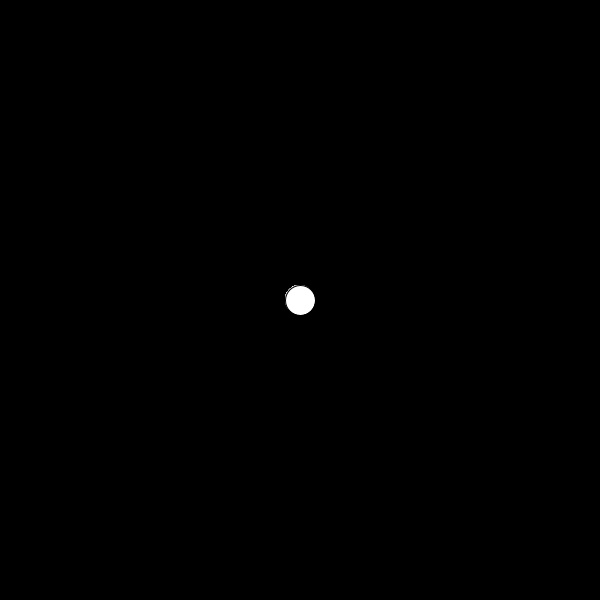
Frame 1 (no input)
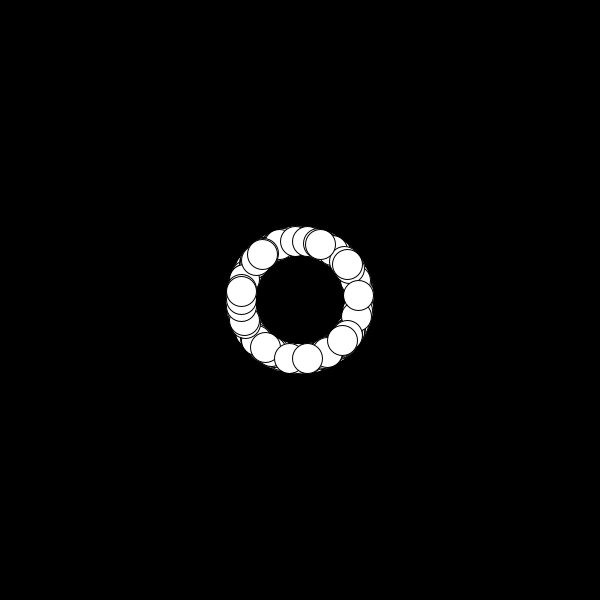
Frame 60 (the mouse pressed at the canvas centre just before this capture)
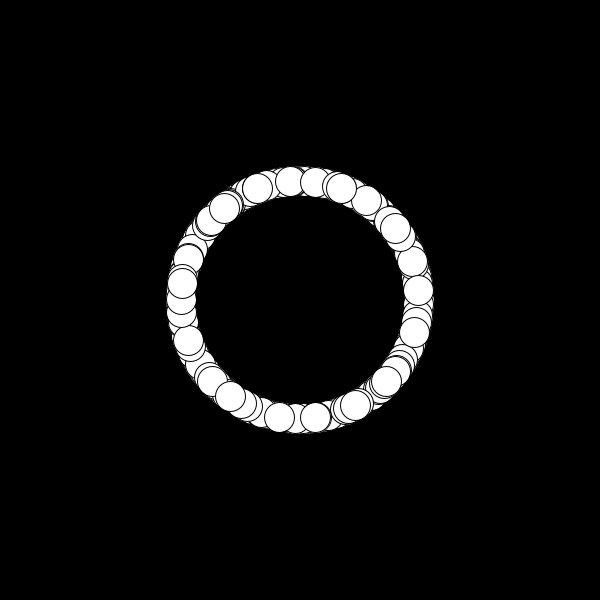
Frame 120 (the mouse held since frame 60 and released just before this capture)

The Processing sketch that drew these frames (run headless with seeded random() and noise(); from frame 60 on, the mouse is pressed at the canvas centre):

// Processing sketch: BouncingWithVectors
// ── BouncingWithVectors.pde
//declare variables
int count= 1000;
float []diam = new float [count];
PVector []loc= new PVector [count]; 
PVector []vel= new PVector [count];

void setup() {
  //set size of canvas
  size(600, 600);
  for (int i = 0; i < count; i++) {
    //initialize variables
    loc[i]= new PVector(width/2, height/2);
    vel[i] = PVector.random2D();
    diam[i] = 30;
  }
}

void draw() {
  //draw background to cover previous frame
  background(0);
  for (int i=0; i<count; i++) {
    //draw ball
    ellipse(loc[i].x, loc[i].y, diam[i], diam[i]);

    //add velocity to position
    loc[i].add(vel[i]);

    //bounce ball if it hits walls
    if (loc[i].x + diam[i]/2 >= width) {
      vel[i].x = -abs(vel[i].x);    //if the ball hits the right wall, assign x velocity the negative version of itself
    } else if (loc[i].x - diam[i]/2 <= 0) {
      vel[i].x = abs(vel[i].x);     //if the ball hits the left wall, assign x velocity the positive version of itself
    }
    if (loc[i].y + diam[i]/2 >= height) {
      vel[i].y = -abs(vel[i].y);
    } else if (loc[i].y - diam[i]/2 <= 0) {
      vel[i].y = abs(vel[i].y);
    }
  }
}
